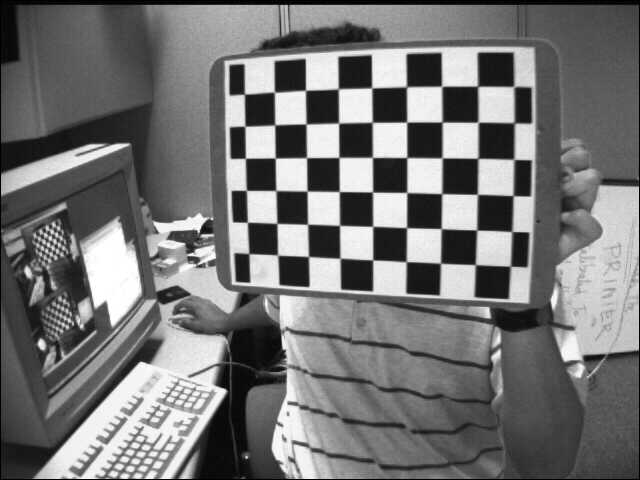
#> input picture left/left01.jpg, 640 x 480 px; its folder holds 4 pictures in this run
$ python main.py
#> lines starting #> are read from the running program, lines starting #| are printed output that depends on the picture
### 8/homography.py
import numpy as np
from scipy import optimize as opt


def normalizing_input_data(coor_data):
    x_avg = np.mean(coor_data[:, 0])
    y_avg = np.mean(coor_data[:, 1])
    sx = np.sqrt(2) / np.std(coor_data[:, 0])
    sy = np.sqrt(2) / np.std(coor_data[:, 1])

    norm_matrix = np.matrix([[sx, 0, -sx * x_avg],
                             [0, sy, -sy * y_avg],
                             [0, 0, 1]])
    return norm_matrix


def get_initial_H(pic_coor, real_coor):
    # normalize
    pic_norm_mat = normalizing_input_data(pic_coor)
    real_norm_mat = normalizing_input_data(real_coor)

    M = []
    for i in range(len(pic_coor)):
        single_pic_coor = np.array([pic_coor[i][0], pic_coor[i][1], 1])
        single_real_coor = np.array([real_coor[i][0], real_coor[i][1], 1])

        pic_norm = np.dot(pic_norm_mat, single_pic_coor)
        real_norm = np.dot(real_norm_mat, single_real_coor)

        M.append(np.array([-real_norm.item(0), -real_norm.item(1), -1,
                      0, 0, 0,
                      pic_norm.item(0) * real_norm.item(0), pic_norm.item(0) * real_norm.item(1), pic_norm.item(0)]))

        M.append(np.array([0, 0, 0,
                      -real_norm.item(0), -real_norm.item(1), -1,
                      pic_norm.item(1) * real_norm.item(0), pic_norm.item(1) * real_norm.item(1), pic_norm.item(1)]))

    U, S, VT = np.linalg.svd((np.array(M, dtype='float')).reshape((-1, 9)))

    H = VT[-1].reshape((3, 3))
    H = np.dot(np.dot(np.linalg.inv(pic_norm_mat), H), real_norm_mat)
    H /= H[-1, -1]

    return H


def value(H, pic_coor, real_coor):
    Y = np.array([])
    for i in range(len(real_coor)):
        single_real_coor = np.array([real_coor[i, 0], real_coor[i, 1], 1])
        U = np.dot(H.reshape(3, 3), single_real_coor)
        U /= U[-1]
        Y = np.append(Y, U[:2])

    Y_NEW = (pic_coor.reshape(-1) - Y)

    return Y_NEW


def jacobian(H, pic_coor, real_coor):
    J = []
    for i in range(len(real_coor)):
        sx = H[0]*real_coor[i][0] + H[1]*real_coor[i][1] +H[2]
        sy = H[3]*real_coor[i][0] + H[4]*real_coor[i][1] +H[5]
        w = H[6]*real_coor[i][0] + H[7]*real_coor[i][1] +H[8]
        w2 = w * w

        J.append(np.array([real_coor[i][0]/w, real_coor[i][1]/w, 1/w,
                           0, 0, 0,
                           -sx*real_coor[i][0]/w2, -sx*real_coor[i][1]/w2, -sx/w2]))

        J.append(np.array([0, 0, 0,
                           real_coor[i][0]/w, real_coor[i][1]/w, 1/w,
                           -sy*real_coor[i][0]/w2, -sy*real_coor[i][1]/w2, -sy/w2]))

    return np.array(J)


def refine_H(pic_coor, real_coor, initial_H):
    initial_H = np.array(initial_H)
    final_H = opt.leastsq(value,
                          initial_H,
                          Dfun=jacobian,
                          args=(pic_coor, real_coor))[0]

    final_H /= np.array(final_H[-1])
    return final_H


def get_homography(pic_coor, real_coor):
    refined_homographies =[]

    error = []
    for i in range(len(pic_coor)):
        initial_H = get_initial_H(pic_coor[i], real_coor[i])
        final_H = refine_H(pic_coor[i], real_coor[i], initial_H)
        refined_homographies.append(final_H)

    return np.array(refined_homographies)

### 8/intrinsics.py
import numpy as np

def create_v(p, q, H):
    H = H.reshape(3, 3)
    return np.array([
        H[0, p] * H[0, q],
        H[0, p] * H[1, q] + H[1, p] * H[0, q],
        H[1, p] * H[1, q],
        H[2, p] * H[0, q] + H[0, p] * H[2, q],
        H[2, p] * H[1, q] + H[1, p] * H[2, q],
        H[2, p] * H[2, q]
    ])


def get_intrinsics_param(H):
    V = np.array([])
    for i in range(len(H)):
        V = np.append(V, np.array([create_v(0, 1, H[i]), create_v(0, 0 , H[i])- create_v(1, 1 , H[i])]))

    # solve V*b = 0
    U, S, VT = np.linalg.svd((np.array(V, dtype='float')).reshape((-1, 6)))
    b = VT[-1]

    # intrinsics
    w = b[0] * b[2] * b[5] - b[1] * b[1] * b[5] - b[0] * b[4] * b[4] + 2 * b[1] * b[3] * b[4] - b[2] * b[3] * b[3]
    d = b[0] * b[2] - b[1] * b[1]

    alpha = np.sqrt(w / (d * b[0]))
    beta = np.sqrt(w / d**2 * b[0])
    gamma = np.sqrt(w / (d**2 * b[0])) * b[1]
    uc = (b[1] * b[4] - b[2] * b[3]) / d
    vc = (b[1] * b[3] - b[0] * b[4]) / d
# [5 lines of commented-out code are left out]

    return np.array([
        [alpha, gamma, uc],
        [0,     beta,  vc],
        [0,     0,      1]
    ])

### 8/extrinsics.py
import numpy as np

def get_extrinsics_param(H, intrinsics_param):
    extrinsics_param = []

    inv_intrinsics_param = np.linalg.inv(intrinsics_param)
    for i in range(len(H)):
        h0 = (H[i].reshape(3, 3))[:, 0]
        h1 = (H[i].reshape(3, 3))[:, 1]
        h2 = (H[i].reshape(3, 3))[:, 2]

        scale_factor = 1 / np.linalg.norm(np.dot(inv_intrinsics_param, h0))

        r0 = scale_factor * np.dot(inv_intrinsics_param, h0)
        r1 = scale_factor * np.dot(inv_intrinsics_param, h1)
        t = scale_factor * np.dot(inv_intrinsics_param, h2)
        r2 = np.cross(r0, r1)

        R = np.array([r0, r1, r2, t]).transpose()
        extrinsics_param.append(R)

    return extrinsics_param

### 8/distortion.py
import numpy as np

def get_distortion(intrinsic_param, extrinsic_param, pic_coor, real_coor):
    D = []
    d = []
    for i in range(len(pic_coor)):
        for j in range(len(pic_coor[i])):
            single_coor = np.array([(real_coor[i])[j, 0], (real_coor[i])[j, 1], 0, 1])

            u = np.dot(np.dot(intrinsic_param, extrinsic_param[i]), single_coor)
            [u_estim, v_estim] = [u[0]/u[2], u[1]/u[2]]

            coor_norm = np.dot(extrinsic_param[i], single_coor)
            coor_norm /= coor_norm[-1]

            #r = np.linalg.norm((real_coor[i])[j])
            r = np.linalg.norm(coor_norm)


            D.append(np.array([(u_estim - intrinsic_param[0, 2]) * r ** 2, (u_estim - intrinsic_param[0, 2]) * r ** 4]))
            D.append(np.array([(v_estim - intrinsic_param[1, 2]) * r ** 2, (v_estim - intrinsic_param[1, 2]) * r ** 4]))

            d.append(pic_coor[i][j, 0] - u_estim)
            d.append(pic_coor[i][j, 1] - v_estim)

    D = np.array(D)
    temp = np.dot(np.linalg.inv(np.dot(D.T, D)), D.T)
    k = np.dot(temp, d)
    return k

### 8/refine_all.py
#!usr/bin/env/ python
# _*_ coding:utf-8 _*_

import numpy as np
import math
from scipy import optimize as opt

#微调所有参数
def refinall_all_param(A, k, W, real_coor, pic_coor):
    #整合参数
    P_init = compose_paramter_vector(A, k, W)

    #复制一份真实坐标
    X_double = np.zeros((2 * len(real_coor) * len(real_coor[0]), 3))
    Y = np.zeros((2 * len(real_coor) * len(real_coor[0])))

    M = len(real_coor)
    N = len(real_coor[0])
    for i in range(M):
        for j in range(N):
            X_double[(i * N + j) * 2] = (real_coor[i])[j]
            X_double[(i * N + j) * 2 + 1] = (real_coor[i])[j]
            Y[(i * N + j) * 2] = (pic_coor[i])[j, 0]
            Y[(i * N + j) * 2 + 1] = (pic_coor[i])[j, 1]

    #微调所有参数
    P = opt.leastsq(value,
                    P_init,
                    args=(W, real_coor, pic_coor),
                    Dfun=jacobian)[0]

    #raial_error表示利用标定后的参数计算得到的图像坐标与真实图像坐标点的平均像素距离
    error = value(P, W, real_coor, pic_coor)
    raial_error = [np.sqrt(error[2 * i]**2 + error[2 * i + 1]**2) for i in range(len(error) // 2)]

    print("total max error:\t", np.max(raial_error))

    #返回拆解后参数，分别为内参矩阵，畸变矫正系数，每幅图对应外参矩阵
    return decompose_paramter_vector(P)


#把所有参数整合到一个数组内
def compose_paramter_vector(A, k, W):
    alpha = np.array([A[0, 0], A[1, 1], A[0, 1], A[0, 2], A[1, 2], k[0], k[1]])
    P = alpha
    for i in range(len(W)):
        R, t = (W[i])[:, :3], (W[i])[:, 3]

        #旋转矩阵转换为一维向量形式
        zrou = to_rodrigues_vector(R)

        w = np.append(zrou, t)
        P = np.append(P, w)
    return P


#分解参数集合，得到对应的内参，外参，畸变矫正系数
def decompose_paramter_vector(P):
    [alpha, beta, gamma, uc, vc, k0, k1] = P[0:7]
    A = np.array([[alpha, gamma, uc],
                  [0, beta, vc],
                  [0, 0, 1]])
    k = np.array([k0, k1])
    W = []
    M = (len(P) - 7) // 6

    for i in range(M):
        m = 7 + 6 * i
        zrou = P[m:m+3]
        t = (P[m+3:m+6]).reshape(3, -1)

        #将旋转矩阵一维向量形式还原为矩阵形式
        R = to_rotation_matrix(zrou)

        #依次拼接每幅图的外参
        w = np.concatenate((R, t), axis=1)
        W.append(w)

    W = np.array(W)
    return A, k, W


#返回从真实世界坐标映射的图像坐标
def get_single_project_coor(A, W, k, coor):
    single_coor = np.array([coor[0], coor[1], coor[2], 1])

    #'''
    coor_norm = np.dot(W, single_coor)
    coor_norm /= coor_norm[-1]

    #r = np.linalg.norm(coor)
    r = np.linalg.norm(coor_norm)

    uv = np.dot(np.dot(A, W), single_coor)
    uv /= uv[-1]

    #畸变
    u0 = uv[0]
    v0 = uv[1]

    uc = A[0, 2]
    vc = A[1, 2]

    #u = (uc * r**2 * k[0] + uc * r**4 * k[1] - u0) / (r**2 * k[0] + r**4 * k[1] - 1)
    #v = (vc * r**2 * k[0] + vc * r**4 * k[1] - v0) / (r**2 * k[0] + r**4 * k[1] - 1)
    u = u0 + (u0 - uc) * r**2 * k[0] + (u0 - uc) * r**4 * k[1]
    v = v0 + (v0 - vc) * r**2 * k[0] + (v0 - vc) * r**4 * k[1]
    '''
    uv = np.dot(W, single_coor)
    uv /= uv[-1]
    # 透镜矫正
    x0 = uv[0]
    y0 = uv[1]
    r = np.linalg.norm(np.array([x0, y0]))
    k0 = 0
    k1 = 0
    x = x0 * (1 + r ** 2 * k0 + r ** 4 * k1)
    y = y0 * (1 + r ** 2 * k0 + r ** 4 * k1)
    #u = A[0, 0] * x + A[0, 2]
    #v = A[1, 1] * y + A[1, 2]
    [u, v, _] = np.dot(A, np.array([x, y, 1]))
    '''

    return np.array([u, v])


#返回所有点的真实世界坐标映射到的图像坐标与真实图像坐标的残差
def value(P, org_W, X, Y_real):
    M = (len(P) - 7) // 6
    N = len(X[0])
    A = np.array([
        [P[0], P[2], P[3]],
        [0, P[1], P[4]],
        [0, 0, 1]
    ])
    Y = np.array([])

    for i in range(M):
        m = 7 + 6 * i

        #取出当前图像对应的外参
        w = P[m:m + 6]

        # 不用旋转矩阵的变换是因为会有精度损失
        '''
        R = to_rotation_matrix(w[:3])
        t = w[3:].reshape(3, 1)
        W = np.concatenate((R, t), axis=1)
        '''
        W = org_W[i]
        #计算每幅图的坐标残差
        for j in range(N):
            Y = np.append(Y, get_single_project_coor(A, W, np.array([P[5], P[6]]), (X[i])[j]))

    error_Y  =  np.array(Y_real).reshape(-1) - Y

    return error_Y


#计算对应jacobian矩阵
def jacobian(P, WW, X, Y_real):
    M = (len(P) - 7) // 6
    N = len(X[0])
    K = len(P)
    A = np.array([
        [P[0], P[2], P[3]],
        [0, P[1], P[4]],
        [0, 0, 1]
    ])

    res = np.array([])

    for i in range(M):
        m = 7 + 6 * i

        w = P[m:m + 6]
        R = to_rotation_matrix(w[:3])
        t = w[3:].reshape(3, 1)
        W = np.concatenate((R, t), axis=1)

        for j in range(N):
            res = np.append(res, get_single_project_coor(A, W, np.array([P[5], P[6]]), (X[i])[j]))

    #求得x, y方向对P[k]的偏导
    J = np.zeros((K, 2 * M * N))
    for k in range(K):
        J[k] = np.gradient(res, P[k])

    return J.T


#将旋转矩阵分解为一个向量并返回，Rodrigues旋转向量与矩阵的变换,最后计算坐标时并未用到，因为会有精度损失
def to_rodrigues_vector(R):
    p = 0.5 * np.array([[R[2, 1] - R[1, 2]],
                        [R[0, 2] - R[2, 0]],
                        [R[1, 0] - R[0, 1]]])
    c = 0.5 * (np.trace(R) - 1)

    if np.linalg.norm(p) == 0:
        if c == 1:
            zrou = np.array([0, 0, 0])
        elif c == -1:
            R_plus = R + np.eye(3, dtype='float')

            norm_array = np.array([np.linalg.norm(R_plus[:, 0]),
                                   np.linalg.norm(R_plus[:, 1]),
                                   np.linalg.norm(R_plus[:, 2])])
            v = R_plus[:, np.where(norm_array == max(norm_array))]
            u = v / np.linalg.norm(v)
            if u[0] < 0 or (u[0] == 0 and u[1] < 0) or (u[0] == u[1] and u[0] == 0 and u[2] < 0):
                u = -u
            zrou = math.pi * u
        else:
            zrou = []
    else:
        u = p / np.linalg.norm(p)
        theata = math.atan2(np.linalg.norm(p), c)
        zrou = theata * u

    return zrou


#把旋转矩阵的一维向量形式还原为旋转矩阵并返回
def to_rotation_matrix(zrou):
    theta = np.linalg.norm(zrou)
    zrou_prime = zrou / theta

    W = np.array([[0, -zrou_prime[2], zrou_prime[1]],
                  [zrou_prime[2], 0, -zrou_prime[0]],
                  [-zrou_prime[1], zrou_prime[0], 0]])
    R = np.eye(3, dtype='float') + W * math.sin(theta) + np.dot(W, W) * (1 - math.cos(theta))

    return R

### 8/main.py
import cv2 as cv
import numpy as np
import os
from homography import get_homography
from intrinsics import get_intrinsics_param
from extrinsics import get_extrinsics_param
from distortion import get_distortion
from refine_all import refinall_all_param


def calibrate():
    print('get_homography\n')
    H = get_homography(pic_points, real_points_x_y)

    print('get_intrinsics\n')
    intrinsics_param = get_intrinsics_param(H)

    print('get_extrinsics\n')
    extrinsics_param = get_extrinsics_param(H, intrinsics_param)

    print('get_distortion\n')
    k = get_distortion(intrinsics_param, extrinsics_param, pic_points, real_points_x_y)

    print('old')
    print(H, '\n', intrinsics_param, '\n', k, '\n', 0, '\n')

    print('optimize\n')
    [new_intrinsics_param, new_k, new_extrinsics_param]  = refinall_all_param(intrinsics_param,
                                                            k, extrinsics_param, real_points, pic_points)

    return new_intrinsics_param, new_k, new_extrinsics_param

def undistort(file_dir, intrinsics_param, k):
    k = np.concatenate((k,[0, 0]))
    print(k)
    pic_name = os.listdir(file_dir)
    out_path = '../8output/'
    for pic in pic_name:
        pic_path = os.path.join(file_dir, pic)
        pic_data = cv.imread(pic_path)
        print('distort', pic)

        shp = pic_data.shape
        newcameramtx, roi = cv.getOptimalNewCameraMatrix(intrinsics_param,k,(shp[0],shp[1]),0,(shp[0],shp[1]))
        pic_undist = cv.undistort(pic_data, intrinsics_param, k, None, newcameramtx)
# [17 lines of commented-out code are left out]
        cv.imwrite(out_path + 'r' + pic, pic_undist)


if __name__ == "__main__":
    file_dir = r'../left'
    pic_name = os.listdir(file_dir)

    cross_corners = [9, 6]
    real_coor = np.zeros((cross_corners[0] * cross_corners[1], 3), np.float32)
    real_coor[:, :2] = np.mgrid[0:9, 0:6].T.reshape(-1, 2) * 0.025

    real_points = []
    real_points_x_y = []
    pic_points = []

    for pic in pic_name:
        pic_path = os.path.join(file_dir, pic)
        pic_data = cv.imread(pic_path)
#> pic_data is the input picture: shape (480, 640, 3); min 0, max 255, mean 116.6
        print('read', pic)

        succ, pic_coor = cv.findChessboardCorners(pic_data, (cross_corners[0], cross_corners[1]), None)
#> succ = True; pic_coor = 54 rows, first 8: [244.5, 94.33], [274.6, 92.24], [305.5, 90.4], [338.4, 88.84], [371.6, 87.98], [406.8, 86.92], [441.6, 86.37], [477.6, 86.38]

        if succ:
            pic_coor = pic_coor.reshape(-1, 2)
#> pic_coor = 54 pairs, first value 244.5 to 514, second value 86.37 to 266.2
            pic_points.append(pic_coor)

            real_points.append(real_coor)
            real_points_x_y.append(real_coor[:, :2])

    print('\ncalibrate\n')
    intrinsics_param, k, extrinsics_param = calibrate()
#> in get_homography, `refined_homographies =[]`: refined_homographies = []
#> the loop in get_homography, `for i in range(len(pic_coor)):` made 4 passes
#> pass 1, in get_initial_H, `U, S, VT = np.linalg.svd((np.array(M, dtype='float')).reshape((-1, 9)))`:
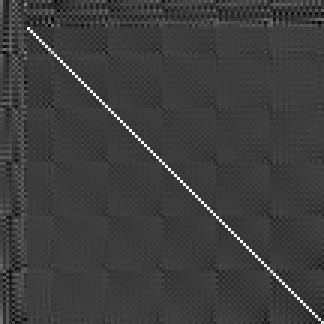
#> U: shape (108, 108) float64 (shown 3 times larger); min -0.306, max 0.976, mean 0.00128; drawn with min black and max white
#> pass 2, in get_initial_H (call 2), `U, S, VT = np.linalg.svd((np.array(M, dtype='float')).reshape((-1, 9)))`:
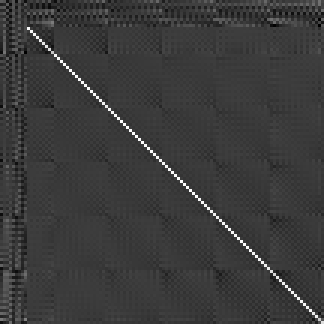
#> U: shape (108, 108) float64 (shown 3 times larger); min -0.294, max 0.973, mean 9.34e-05; drawn with min black and max white
#> pass 3, in get_initial_H (call 3), `U, S, VT = np.linalg.svd((np.array(M, dtype='float')).reshape((-1, 9)))`:
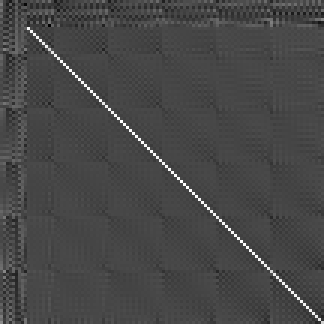
#> U: shape (108, 108) float64 (shown 3 times larger); min -0.377, max 0.976, mean 0.00146; drawn with min black and max white
#> in jacobian, `J = np.zeros((K, 2 * M * N))`: J: shape (31, 432) float64; every value is 0
#> after the loop in jacobian, `for k in range(K):`:
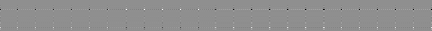
#> J: shape (31, 432) float64; min -21582.4, max 16796.2, mean 0; drawn with min black and max white

    print("intrinsics_parm:\t", intrinsics_param)
    print("distortionk:\t", k)
    #print("extrinsics_parm:\t", extrinsics_param)

    ifud = False
    if ifud:
        undistort(file_dir, intrinsics_param, k)
